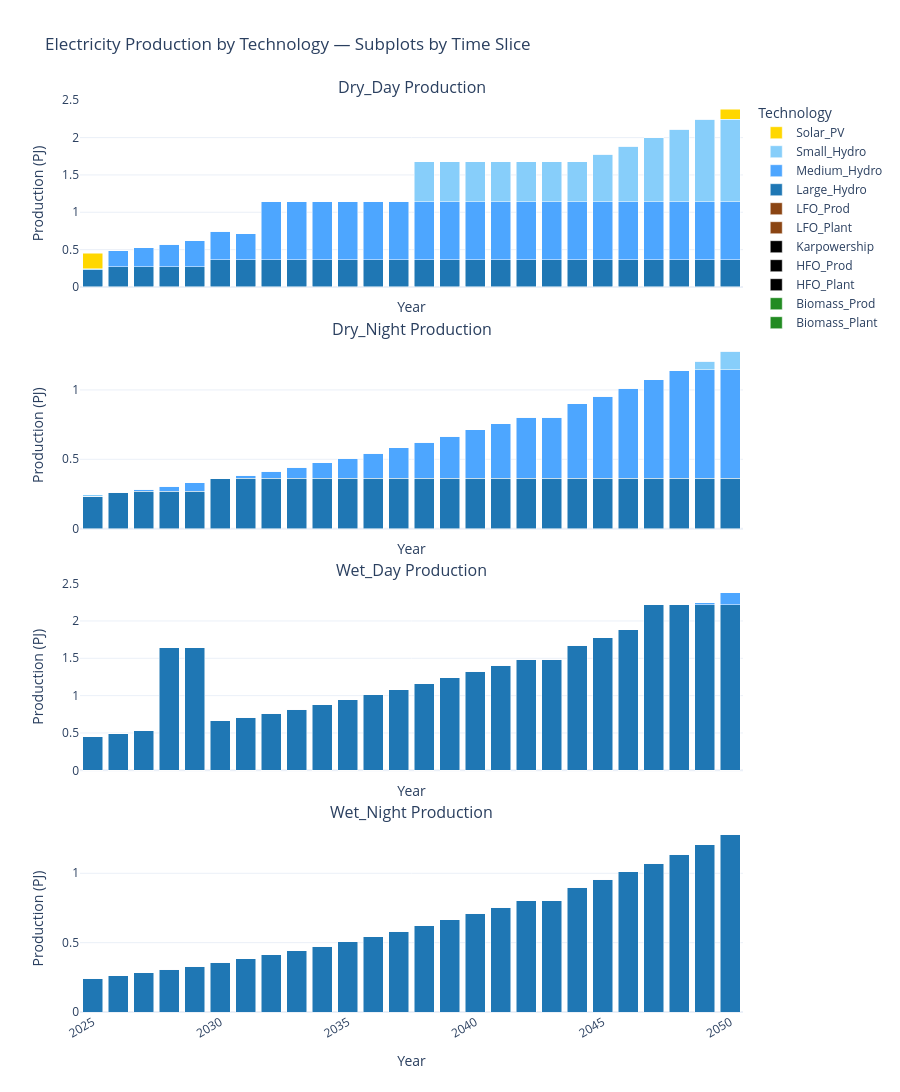

Source (notebook cell):
### Markdown cell above
### Seasonality Analysis

### Code cell
import pandas as pd
import plotly.graph_objects as go
from plotly.subplots import make_subplots
from pathlib import Path

# === Load tech color map ===
with open("tech_colors.json") as f:
    tech_colors = json.load(f)

# === Load production by timeslice data ===
df = pd.read_csv(res_dir / "ProductionByTechnology.csv")

# Rename for clarity
df.rename(columns={
    "t": "TECHNOLOGY",
    "l": "TIMESLICE",
    "f": "FUEL",
    "y": "YEAR",
    "ProductionByTechnology": "VALUE"
}, inplace=True)

# Filter only electricity outputs
df = df[df["FUEL"] == "Electricity"]

# === Get list of timeslices and setup subplot grid ===
timeslices = sorted(df["TIMESLICE"].unique())
n_slices = len(timeslices)

fig = make_subplots(
    rows=n_slices, cols=1,
    shared_xaxes=True,
    subplot_titles=[f"{ts} Production" for ts in timeslices],
    vertical_spacing=0.06
)

# === Loop through timeslices and technologies ===
for i, ts in enumerate(timeslices):
    df_slice = df[df["TIMESLICE"] == ts]
    pivot = df_slice.pivot_table(index="YEAR", columns="TECHNOLOGY", values="VALUE", aggfunc="sum")

    for tech in pivot.columns:
        fig.add_trace(
            go.Bar(
                x=pivot.index,
                y=pivot[tech].fillna(0),
                name=tech,
                marker=dict(color=tech_colors.get(tech, "#D3D3D3")),
                hovertemplate=f"{tech}<br>Year: %{{x}}<br>Production: %{{y:.2f}} PJ",
                showlegend=(i == 0)  # Show tech once in legend
            ),
            row=i+1, col=1
        )

# === Layout styling ===
fig.update_layout(
    title="Electricity Production by Technology — Subplots by Time Slice",
    height=350 * n_slices,
    barmode="stack",
    template="plotly_white",
    legend_title="Technology",
    hovermode="x unified",
    showlegend=True
)

fig.update_xaxes(title_text="Year", tickangle=-30)
fig.update_yaxes(title_text="Production (PJ)")

fig.show()

### Figure 1 — Plotly figure (JSON) as saved in the notebook; plotly's stock layout.template omitted (floating-point values rounded to 4 significant figures)
{"data": [{"hovertemplate": "Biomass_Plant<br>Year: %{x}<br>Production: %{y:.2f} PJ", "marker": {"color": "#228B22"}, "name": "Biomass_Plant", "showlegend": true, "type": "bar", "x": [2025, 2026, 2027, 2028, 2029, 2030, 2031, 2032, 2033, 2034, 2035, 2036, 2037, 2038, 2039, 2040, 2041, 2042, 2043, 2044, 2045, 2046, 2047, 2048, 2049, 2050], "xaxis": "x", "y": [0.0, 0.0, 0.0, 0.0, 0.0, 0.0, 0.0, 0.0, 0.0, 0.0, 0.0, 0.0, 0.0, 0.0, 0.0, 0.0, 0.0, 0.0, 0.0, 0.0, 0.0, 0.0, 0.0, 0.0, 0.0, 0.0], "yaxis": "y"}, {"hovertemplate": "Biomass_Prod<br>Year: %{x}<br>Production: %{y:.2f} PJ", "marker": {"color": "#228B22"}, "name": "Biomass_Prod", "showlegend": true, "type": "bar", "x": [2025, 2026, 2027, 2028, 2029, 2030, 2031, 2032, 2033, 2034, 2035, 2036, 2037, 2038, 2039, 2040, 2041, 2042, 2043, 2044, 2045, 2046, 2047, 2048, 2049, 2050], "xaxis": "x", "y": [0.0, 0.0, 0.0, 0.0, 0.0, 0.0, 0.0, 0.0, 0.0, 0.0, 0.0, 0.0, 0.0, 0.0, 0.0, 0.0, 0.0, 0.0, 0.0, 0.0, 0.0, 0.0, 0.0, 0.0, 0.0, 0.0], "yaxis": "y"}, {"hovertemplate": "HFO_Plant<br>Year: %{x}<br>Production: %{y:.2f} PJ", "marker": {"color": "#000000"}, "name": "HFO_Plant", "showlegend": true, "type": "bar", "x": [2025, 2026, 2027, 2028, 2029, 2030, 2031, 2032, 2033, 2034, 2035, 2036, 2037, 2038, 2039, 2040, 2041, 2042, 2043, 2044, 2045, 2046, 2047, 2048, 2049, 2050], "xaxis": "x", "y": [0.0, 0.0, 0.0, 0.0, 0.0, 0.0, 0.0, 0.0, 0.0, 0.0, 0.0, 0.0, 0.0, 0.0, 0.0, 0.0, 0.0, 0.0, 0.0, 0.0, 0.0, 0.0, 0.0, 0.0, 0.0, 0.0], "yaxis": "y"}, {"hovertemplate": "HFO_Prod<br>Year: %{x}<br>Production: %{y:.2f} PJ", "marker": {"color": "#000000"}, "name": "HFO_Prod", "showlegend": true, "type": "bar", "x": [2025, 2026, 2027, 2028, 2029, 2030, 2031, 2032, 2033, 2034, 2035, 2036, 2037, 2038, 2039, 2040, 2041, 2042, 2043, 2044, 2045, 2046, 2047, 2048, 2049, 2050], "xaxis": "x", "y": [0.0, 0.0, 0.0, 0.0, 0.0, 0.0, 0.0, 0.0, 0.0, 0.0, 0.0, 0.0, 0.0, 0.0, 0.0, 0.0, 0.0, 0.0, 0.0, 0.0, 0.0, 0.0, 0.0, 0.0, 0.0, 0.0], "yaxis": "y"}, {"hovertemplate": "Karpowership<br>Year: %{x}<br>Production: %{y:.2f} PJ", "marker": {"color": "#000000"}, "name": "Karpowership", "showlegend": true, "type": "bar", "x": [2025, 2026, 2027, 2028, 2029, 2030, 2031, 2032, 2033, 2034, 2035, 2036, 2037, 2038, 2039, 2040, 2041, 2042, 2043, 2044, 2045, 2046, 2047, 2048, 2049, 2050], "xaxis": "x", "y": [0.0, 0.0, 0.0, 0.0, 0.0, 0.0, 0.0, 0.0, 0.0, 0.0, 0.0, 0.0, 0.0, 0.0, 0.0, 0.0, 0.0, 0.0, 0.0, 0.0, 0.0, 0.0, 0.0, 0.0, 0.0, 0.0], "yaxis": "y"}, {"hovertemplate": "LFO_Plant<br>Year: %{x}<br>Production: %{y:.2f} PJ", "marker": {"color": "#8B4513"}, "name": "LFO_Plant", "showlegend": true, "type": "bar", "x": [2025, 2026, 2027, 2028, 2029, 2030, 2031, 2032, 2033, 2034, 2035, 2036, 2037, 2038, 2039, 2040, 2041, 2042, 2043, 2044, 2045, 2046, 2047, 2048, 2049, 2050], "xaxis": "x", "y": [0.0, 0.0, 0.0, 0.0, 0.0, 0.0, 0.0, 0.0, 0.0, 0.0, 0.0, 0.0, 0.0, 0.0, 0.0, 0.0, 0.0, 0.0, 0.0, 0.0, 0.0, 0.0, 0.0, 0.0, 0.0, 0.0], "yaxis": "y"}, {"hovertemplate": "LFO_Prod<br>Year: %{x}<br>Production: %{y:.2f} PJ", "marker": {"color": "#8B4513"}, "name": "LFO_Prod", "showlegend": true, "type": "bar", "x": [2025, 2026, 2027, 2028, 2029, 2030, 2031, 2032, 2033, 2034, 2035, 2036, 2037, 2038, 2039, 2040, 2041, 2042, 2043, 2044, 2045, 2046, 2047, 2048, 2049, 2050], "xaxis": "x", "y": [0.0, 0.0, 0.0, 0.0, 0.0, 0.0, 0.0, 0.0, 0.0, 0.0, 0.0, 0.0, 0.0, 0.0, 0.0, 0.0, 0.0, 0.0, 0.0, 0.0, 0.0, 0.0, 0.0, 0.0, 0.0, 0.0], "yaxis": "y"}, {"hovertemplate": "Large_Hydro<br>Year: %{x}<br>Production: %{y:.2f} PJ", "marker": {"color": "#1f77b4"}, "name": "Large_Hydro", "showlegend": true, "type": "bar", "x": [2025, 2026, 2027, 2028, 2029, 2030, 2031, 2032, 2033, 2034, 2035, 2036, 2037, 2038, 2039, 2040, 2041, 2042, 2043, 2044, 2045, 2046, 2047, 2048, 2049, 2050], "xaxis": "x", "y": [0.2331, 0.2688, 0.2688, 0.2688, 0.2688, 0.3635, 0.3635, 0.3635, 0.3635, 0.3635, 0.3635, 0.3635, 0.3635, 0.3635, 0.3635, 0.3635, 0.3635, 0.3635, 0.3635, 0.3635, 0.3635, 0.3635, 0.3635, 0.3635, 0.3635, 0.3635], "yaxis": "y"}, {"hovertemplate": "Medium_Hydro<br>Year: %{x}<br>Production: %{y:.2f} PJ", "marker": {"color": "#4da6ff"}, "name": "Medium_Hydro", "showlegend": true, "type": "bar", "x": [2025, 2026, 2027, 2028, 2029, 2030, 2031, 2032, 2033, 2034, 2035, 2036, 2037, 2038, 2039, 2040, 2041, 2042, 2043, 2044, 2045, 2046, 2047, 2048, 2049, 2050], "xaxis": "x", "y": [0.0, 0.2193, 0.2586, 0.3012, 0.347, 0.3849, 0.3502, 0.7805, 0.7805, 0.7805, 0.7805, 0.7805, 0.7805, 0.7805, 0.7805, 0.7805, 0.7805, 0.7805, 0.7805, 0.7805, 0.7805, 0.7805, 0.7805, 0.7805, 0.7805, 0.7805], "yaxis": "y"}, {"hovertemplate": "Small_Hydro<br>Year: %{x}<br>Production: %{y:.2f} PJ", "marker": {"color": "#87CEFA"}, "name": "Small_Hydro", "showlegend": true, "type": "bar", "x": [2025, 2026, 2027, 2028, 2029, 2030, 2031, 2032, 2033, 2034, 2035, 2036, 2037, 2038, 2039, 2040, 2041, 2042, 2043, 2044, 2045, 2046, 2047, 2048, 2049, 2050], "xaxis": "x", "y": [0.009784, 0.0, 0.0, 0.0, 0.0, 0.0, 0.0, 0.0, 0.0, 0.0, 0.0, 0.0, 0.0, 0.5295, 0.5295, 0.5295, 0.5295, 0.5295, 0.5295, 0.5295, 0.6302, 0.7371, 0.8506, 0.9708, 1.099, 1.099], "yaxis": "y"}, {"hovertemplate": "Solar_PV<br>Year: %{x}<br>Production: %{y:.2f} PJ", "marker": {"color": "#FFD700"}, "name": "Solar_PV", "showlegend": true, "type": "bar", "x": [2025, 2026, 2027, 2028, 2029, 2030, 2031, 2032, 2033, 2034, 2035, 2036, 2037, 2038, 2039, 2040, 2041, 2042, 2043, 2044, 2045, 2046, 2047, 2048, 2049, 2050], "xaxis": "x", "y": [0.2082, 0.0, 0.0, 0.0, 0.0, 0.0, 0.0, 0.0, 0.0, 0.0, 0.0, 0.0, 0.0, 0.0, 0.0, 0.0, 0.0, 0.0, 0.0, 0.0, 0.0, 0.0, 0.0, 0.0, 0.0, 0.1355], "yaxis": "y"}, {"hovertemplate": "Biomass_Plant<br>Year: %{x}<br>Production: %{y:.2f} PJ", "marker": {"color": "#228B22"}, "name": "Biomass_Plant", "showlegend": false, "type": "bar", "x": [2025, 2026, 2027, 2028, 2029, 2030, 2031, 2032, 2033, 2034, 2035, 2036, 2037, 2038, 2039, 2040, 2041, 2042, 2043, 2044, 2045, 2046, 2047, 2048, 2049, 2050], "xaxis": "x2", "y": [0.0, 0.0, 0.0, 0.0, 0.0, 0.0, 0.0, 0.0, 0.0, 0.0, 0.0, 0.0, 0.0, 0.0, 0.0, 0.0, 0.0, 0.0, 0.0, 0.0, 0.0, 0.0, 0.0, 0.0, 0.0, 0.0], "yaxis": "y2"}, {"hovertemplate": "Biomass_Prod<br>Year: %{x}<br>Production: %{y:.2f} PJ", "marker": {"color": "#228B22"}, "name": "Biomass_Prod", "showlegend": false, "type": "bar", "x": [2025, 2026, 2027, 2028, 2029, 2030, 2031, 2032, 2033, 2034, 2035, 2036, 2037, 2038, 2039, 2040, 2041, 2042, 2043, 2044, 2045, 2046, 2047, 2048, 2049, 2050], "xaxis": "x2", "y": [0.0, 0.0, 0.0, 0.0, 0.0, 0.0, 0.0, 0.0, 0.0, 0.0, 0.0, 0.0, 0.0, 0.0, 0.0, 0.0, 0.0, 0.0, 0.0, 0.0, 0.0, 0.0, 0.0, 0.0, 0.0, 0.0], "yaxis": "y2"}, {"hovertemplate": "HFO_Plant<br>Year: %{x}<br>Production: %{y:.2f} PJ", "marker": {"color": "#000000"}, "name": "HFO_Plant", "showlegend": false, "type": "bar", "x": [2025, 2026, 2027, 2028, 2029, 2030, 2031, 2032, 2033, 2034, 2035, 2036, 2037, 2038, 2039, 2040, 2041, 2042, 2043, 2044, 2045, 2046, 2047, 2048, 2049, 2050], "xaxis": "x2", "y": [0.0, 0.0, 0.0, 0.0, 0.0, 0.0, 0.0, 0.0, 0.0, 0.0, 0.0, 0.0, 0.0, 0.0, 0.0, 0.0, 0.0, 0.0, 0.0, 0.0, 0.0, 0.0, 0.0, 0.0, 0.0, 0.0], "yaxis": "y2"}, {"hovertemplate": "HFO_Prod<br>Year: %{x}<br>Production: %{y:.2f} PJ", "marker": {"color": "#000000"}, "name": "HFO_Prod", "showlegend": false, "type": "bar", "x": [2025, 2026, 2027, 2028, 2029, 2030, 2031, 2032, 2033, 2034, 2035, 2036, 2037, 2038, 2039, 2040, 2041, 2042, 2043, 2044, 2045, 2046, 2047, 2048, 2049, 2050], "xaxis": "x2", "y": [0.0, 0.0, 0.0, 0.0, 0.0, 0.0, 0.0, 0.0, 0.0, 0.0, 0.0, 0.0, 0.0, 0.0, 0.0, 0.0, 0.0, 0.0, 0.0, 0.0, 0.0, 0.0, 0.0, 0.0, 0.0, 0.0], "yaxis": "y2"}, {"hovertemplate": "Karpowership<br>Year: %{x}<br>Production: %{y:.2f} PJ", "marker": {"color": "#000000"}, "name": "Karpowership", "showlegend": false, "type": "bar", "x": [2025, 2026, 2027, 2028, 2029, 2030, 2031, 2032, 2033, 2034, 2035, 2036, 2037, 2038, 2039, 2040, 2041, 2042, 2043, 2044, 2045, 2046, 2047, 2048, 2049, 2050], "xaxis": "x2", "y": [0.0, 0.0, 0.0, 0.0, 0.0, 0.0, 0.0, 0.0, 0.0, 0.0, 0.0, 0.0, 0.0, 0.0, 0.0, 0.0, 0.0, 0.0, 0.0, 0.0, 0.0, 0.0, 0.0, 0.0, 0.0, 0.0], "yaxis": "y2"}, {"hovertemplate": "LFO_Plant<br>Year: %{x}<br>Production: %{y:.2f} PJ", "marker": {"color": "#8B4513"}, "name": "LFO_Plant", "showlegend": false, "type": "bar", "x": [2025, 2026, 2027, 2028, 2029, 2030, 2031, 2032, 2033, 2034, 2035, 2036, 2037, 2038, 2039, 2040, 2041, 2042, 2043, 2044, 2045, 2046, 2047, 2048, 2049, 2050], "xaxis": "x2", "y": [0.0, 0.0, 0.0, 0.0, 0.0, 0.0, 0.0, 0.0, 0.0, 0.0, 0.0, 0.0, 0.0, 0.0, 0.0, 0.0, 0.0, 0.0, 0.0, 0.0, 0.0, 0.0, 0.0, 0.0, 0.0, 0.0], "yaxis": "y2"}, {"hovertemplate": "LFO_Prod<br>Year: %{x}<br>Production: %{y:.2f} PJ", "marker": {"color": "#8B4513"}, "name": "LFO_Prod", "showlegend": false, "type": "bar", "x": [2025, 2026, 2027, 2028, 2029, 2030, 2031, 2032, 2033, 2034, 2035, 2036, 2037, 2038, 2039, 2040, 2041, 2042, 2043, 2044, 2045, 2046, 2047, 2048, 2049, 2050], "xaxis": "x2", "y": [0.0, 0.0, 0.0, 0.0, 0.0, 0.0, 0.0, 0.0, 0.0, 0.0, 0.0, 0.0, 0.0, 0.0, 0.0, 0.0, 0.0, 0.0, 0.0, 0.0, 0.0, 0.0, 0.0, 0.0, 0.0, 0.0], "yaxis": "y2"}, {"hovertemplate": "Large_Hydro<br>Year: %{x}<br>Production: %{y:.2f} PJ", "marker": {"color": "#1f77b4"}, "name": "Large_Hydro", "showlegend": false, "type": "bar", "x": [2025, 2026, 2027, 2028, 2029, 2030, 2031, 2032, 2033, 2034, 2035, 2036, 2037, 2038, 2039, 2040, 2041, 2042, 2043, 2044, 2045, 2046, 2047, 2048, 2049, 2050], "xaxis": "x2", "y": [0.2331, 0.2628, 0.2688, 0.2688, 0.2688, 0.3582, 0.3635, 0.3635, 0.3635, 0.3635, 0.3635, 0.3635, 0.3635, 0.3635, 0.3635, 0.3635, 0.3635, 0.3635, 0.3635, 0.3635, 0.3635, 0.3635, 0.3635, 0.3635, 0.3635, 0.3635], "yaxis": "y2"}, {"hovertemplate": "Medium_Hydro<br>Year: %{x}<br>Production: %{y:.2f} PJ", "marker": {"color": "#4da6ff"}, "name": "Medium_Hydro", "showlegend": false, "type": "bar", "x": [2025, 2026, 2027, 2028, 2029, 2030, 2031, 2032, 2033, 2034, 2035, 2036, 2037, 2038, 2039, 2040, 2041, 2042, 2043, 2044, 2045, 2046, 2047, 2048, 2049, 2050], "xaxis": "x2", "y": [0.0, 0.0, 0.01518, 0.03811, 0.06278, 0.0, 0.02085, 0.04867, 0.07842, 0.1101, 0.1439, 0.1799, 0.2182, 0.2594, 0.3029, 0.3495, 0.3925, 0.438, 0.4391, 0.5376, 0.5919, 0.6494, 0.7105, 0.7753, 0.7805, 0.7805], "yaxis": "y2"}, {"hovertemplate": "Small_Hydro<br>Year: %{x}<br>Production: %{y:.2f} PJ", "marker": {"color": "#87CEFA"}, "name": "Small_Hydro", "showlegend": false, "type": "bar", "x": [2025, 2026, 2027, 2028, 2029, 2030, 2031, 2032, 2033, 2034, 2035, 2036, 2037, 2038, 2039, 2040, 2041, 2042, 2043, 2044, 2045, 2046, 2047, 2048, 2049, 2050], "xaxis": "x2", "y": [0.009784, 0.0, 0.0, 0.0, 0.0, 0.0, 0.0, 0.0, 0.0, 0.0, 0.0, 0.0, 0.0, 0.0, 0.0, 0.0, 0.0, 0.0, 0.0, 0.0, 0.0, 0.0, 0.0, 0.0, 0.06353, 0.1365], "yaxis": "y2"}, {"hovertemplate": "Solar_PV<br>Year: %{x}<br>Production: %{y:.2f} PJ", "marker": {"color": "#FFD700"}, "name": "Solar_PV", "showlegend": false, "type": "bar", "x": [2025, 2026, 2027, 2028, 2029, 2030, 2031, 2032, 2033, 2034, 2035, 2036, 2037, 2038, 2039, 2040, 2041, 2042, 2043, 2044, 2045, 2046, 2047, 2048, 2049, 2050], "xaxis": "x2", "y": [0.0, 0.0, 0.0, 0.0, 0.0, 0.0, 0.0, 0.0, 0.0, 0.0, 0.0, 0.0, 0.0, 0.0, 0.0, 0.0, 0.0, 0.0, 0.0, 0.0, 0.0, 0.0, 0.0, 0.0, 0.0, 0.0], "yaxis": "y2"}, {"hovertemplate": "Biomass_Plant<br>Year: %{x}<br>Production: %{y:.2f} PJ", "marker": {"color": "#228B22"}, "name": "Biomass_Plant", "showlegend": false, "type": "bar", "x": [2025, 2026, 2027, 2028, 2029, 2030, 2031, 2032, 2033, 2034, 2035, 2036, 2037, 2038, 2039, 2040, 2041, 2042, 2043, 2044, 2045, 2046, 2047, 2048, 2049, 2050], "xaxis": "x3", "y": [0.0, 0.0, 0.0, 0.0, 0.0, 0.0, 0.0, 0.0, 0.0, 0.0, 0.0, 0.0, 0.0, 0.0, 0.0, 0.0, 0.0, 0.0, 0.0, 0.0, 0.0, 0.0, 0.0, 0.0, 0.0, 0.0], "yaxis": "y3"}, {"hovertemplate": "Biomass_Prod<br>Year: %{x}<br>Production: %{y:.2f} PJ", "marker": {"color": "#228B22"}, "name": "Biomass_Prod", "showlegend": false, "type": "bar", "x": [2025, 2026, 2027, 2028, 2029, 2030, 2031, 2032, 2033, 2034, 2035, 2036, 2037, 2038, 2039, 2040, 2041, 2042, 2043, 2044, 2045, 2046, 2047, 2048, 2049, 2050], "xaxis": "x3", "y": [0.0, 0.0, 0.0, 0.0, 0.0, 0.0, 0.0, 0.0, 0.0, 0.0, 0.0, 0.0, 0.0, 0.0, 0.0, 0.0, 0.0, 0.0, 0.0, 0.0, 0.0, 0.0, 0.0, 0.0, 0.0, 0.0], "yaxis": "y3"}, {"hovertemplate": "HFO_Plant<br>Year: %{x}<br>Production: %{y:.2f} PJ", "marker": {"color": "#000000"}, "name": "HFO_Plant", "showlegend": false, "type": "bar", "x": [2025, 2026, 2027, 2028, 2029, 2030, 2031, 2032, 2033, 2034, 2035, 2036, 2037, 2038, 2039, 2040, 2041, 2042, 2043, 2044, 2045, 2046, 2047, 2048, 2049, 2050], "xaxis": "x3", "y": [0.0, 0.0, 0.0, 0.0, 0.0, 0.0, 0.0, 0.0, 0.0, 0.0, 0.0, 0.0, 0.0, 0.0, 0.0, 0.0, 0.0, 0.0, 0.0, 0.0, 0.0, 0.0, 0.0, 0.0, 0.0, 0.0], "yaxis": "y3"}, {"hovertemplate": "HFO_Prod<br>Year: %{x}<br>Production: %{y:.2f} PJ", "marker": {"color": "#000000"}, "name": "HFO_Prod", "showlegend": false, "type": "bar", "x": [2025, 2026, 2027, 2028, 2029, 2030, 2031, 2032, 2033, 2034, 2035, 2036, 2037, 2038, 2039, 2040, 2041, 2042, 2043, 2044, 2045, 2046, 2047, 2048, 2049, 2050], "xaxis": "x3", "y": [0.0, 0.0, 0.0, 0.0, 0.0, 0.0, 0.0, 0.0, 0.0, 0.0, 0.0, 0.0, 0.0, 0.0, 0.0, 0.0, 0.0, 0.0, 0.0, 0.0, 0.0, 0.0, 0.0, 0.0, 0.0, 0.0], "yaxis": "y3"}, {"hovertemplate": "Karpowership<br>Year: %{x}<br>Production: %{y:.2f} PJ", "marker": {"color": "#000000"}, "name": "Karpowership", "showlegend": false, "type": "bar", "x": [2025, 2026, 2027, 2028, 2029, 2030, 2031, 2032, 2033, 2034, 2035, 2036, 2037, 2038, 2039, 2040, 2041, 2042, 2043, 2044, 2045, 2046, 2047, 2048, 2049, 2050], "xaxis": "x3", "y": [0.0, 0.0, 0.0, 0.0, 0.0, 0.0, 0.0, 0.0, 0.0, 0.0, 0.0, 0.0, 0.0, 0.0, 0.0, 0.0, 0.0, 0.0, 0.0, 0.0, 0.0, 0.0, 0.0, 0.0, 0.0, 0.0], "yaxis": "y3"}, {"hovertemplate": "LFO_Plant<br>Year: %{x}<br>Production: %{y:.2f} PJ", "marker": {"color": "#8B4513"}, "name": "LFO_Plant", "showlegend": false, "type": "bar", "x": [2025, 2026, 2027, 2028, 2029, 2030, 2031, 2032, 2033, 2034, 2035, 2036, 2037, 2038, 2039, 2040, 2041, 2042, 2043, 2044, 2045, 2046, 2047, 2048, 2049, 2050], "xaxis": "x3", "y": [0.0, 0.0, 0.0, 0.0, 0.0, 0.0, 0.0, 0.0, 0.0, 0.0, 0.0, 0.0, 0.0, 0.0, 0.0, 0.0, 0.0, 0.0, 0.0, 0.0, 0.0, 0.0, 0.0, 0.0, 0.0, 0.0], "yaxis": "y3"}, {"hovertemplate": "LFO_Prod<br>Year: %{x}<br>Production: %{y:.2f} PJ", "marker": {"color": "#8B4513"}, "name": "LFO_Prod", "showlegend": false, "type": "bar", "x": [2025, 2026, 2027, 2028, 2029, 2030, 2031, 2032, 2033, 2034, 2035, 2036, 2037, 2038, 2039, 2040, 2041, 2042, 2043, 2044, 2045, 2046, 2047, 2048, 2049, 2050], "xaxis": "x3", "y": [0.0, 0.0, 0.0, 0.0, 0.0, 0.0, 0.0, 0.0, 0.0, 0.0, 0.0, 0.0, 0.0, 0.0, 0.0, 0.0, 0.0, 0.0, 0.0, 0.0, 0.0, 0.0, 0.0, 0.0, 0.0, 0.0], "yaxis": "y3"}, {"hovertemplate": "Large_Hydro<br>Year: %{x}<br>Production: %{y:.2f} PJ", "marker": {"color": "#1f77b4"}, "name": "Large_Hydro", "showlegend": false, "type": "bar", "x": [2025, 2026, 2027, 2028, 2029, 2030, 2031, 2032, 2033, 2034, 2035, 2036, 2037, 2038, 2039, 2040, 2041, 2042, 2043, 2044, 2045, 2046, 2047, 2048, 2049, 2050], "xaxis": "x3", "y": [0.4511, 0.4881, 0.5275, 1.64, 1.64, 0.6653, 0.7137, 0.7654, 0.8206, 0.8794, 0.9422, 1.009, 1.08, 1.157, 1.238, 1.324, 1.404, 1.488, 1.49, 1.673, 1.774, 1.881, 2.217, 2.217, 2.217, 2.217], "yaxis": "y3"}, {"hovertemplate": "Medium_Hydro<br>Year: %{x}<br>Production: %{y:.2f} PJ", "marker": {"color": "#4da6ff"}, "name": "Medium_Hydro", "showlegend": false, "type": "bar", "x": [2025, 2026, 2027, 2028, 2029, 2030, 2031, 2032, 2033, 2034, 2035, 2036, 2037, 2038, 2039, 2040, 2041, 2042, 2043, 2044, 2045, 2046, 2047, 2048, 2049, 2050], "xaxis": "x3", "y": [0.0, 0.0, 0.0, 0.0, 0.0, 0.0, 0.0, 0.0, 0.0, 0.0, 0.0, 0.0, 0.0, 0.0, 0.0, 0.0, 0.0, 0.0, 0.0, 0.0, 0.0, 0.0, 0.0, 0.0, 0.02544, 0.161], "yaxis": "y3"}, {"hovertemplate": "Small_Hydro<br>Year: %{x}<br>Production: %{y:.2f} PJ", "marker": {"color": "#87CEFA"}, "name": "Small_Hydro", "showlegend": false, "type": "bar", "x": [2025, 2026, 2027, 2028, 2029, 2030, 2031, 2032, 2033, 2034, 2035, 2036, 2037, 2038, 2039, 2040, 2041, 2042, 2043, 2044, 2045, 2046, 2047, 2048, 2049, 2050], "xaxis": "x3", "y": [0.0, 0.0, 0.0, 0.0, 0.0, 0.0, 0.0, 0.0, 0.0, 0.0, 0.0, 0.0, 0.0, 0.0, 0.0, 0.0, 0.0, 0.0, 0.0, 0.0, 0.0, 0.0, 0.0, 0.0, 0.0, 0.0], "yaxis": "y3"}, {"hovertemplate": "Solar_PV<br>Year: %{x}<br>Production: %{y:.2f} PJ", "marker": {"color": "#FFD700"}, "name": "Solar_PV", "showlegend": false, "type": "bar", "x": [2025, 2026, 2027, 2028, 2029, 2030, 2031, 2032, 2033, 2034, 2035, 2036, 2037, 2038, 2039, 2040, 2041, 2042, 2043, 2044, 2045, 2046, 2047, 2048, 2049, 2050], "xaxis": "x3", "y": [0.0, 0.0, 0.0, 0.0, 0.0, 0.0, 0.0, 0.0, 0.0, 0.0, 0.0, 0.0, 0.0, 0.0, 0.0, 0.0, 0.0, 0.0, 0.0, 0.0, 0.0, 0.0, 0.0, 0.0, 0.0, 0.0], "yaxis": "y3"}, {"hovertemplate": "Biomass_Plant<br>Year: %{x}<br>Production: %{y:.2f} PJ", "marker": {"color": "#228B22"}, "name": "Biomass_Plant", "showlegend": false, "type": "bar", "x": [2025, 2026, 2027, 2028, 2029, 2030, 2031, 2032, 2033, 2034, 2035, 2036, 2037, 2038, 2039, 2040, 2041, 2042, 2043, 2044, 2045, 2046, 2047, 2048, 2049, 2050], "xaxis": "x4", "y": [0.0, 0.0, 0.0, 0.0, 0.0, 0.0, 0.0, 0.0, 0.0, 0.0, 0.0, 0.0, 0.0, 0.0, 0.0, 0.0, 0.0, 0.0, 0.0, 0.0, 0.0, 0.0, 0.0, 0.0, 0.0, 0.0], "yaxis": "y4"}, {"hovertemplate": "Biomass_Prod<br>Year: %{x}<br>Production: %{y:.2f} PJ", "marker": {"color": "#228B22"}, "name": "Biomass_Prod", "showlegend": false, "type": "bar", "x": [2025, 2026, 2027, 2028, 2029, 2030, 2031, 2032, 2033, 2034, 2035, 2036, 2037, 2038, 2039, 2040, 2041, 2042, 2043, 2044, 2045, 2046, 2047, 2048, 2049, 2050], "xaxis": "x4", "y": [0.0, 0.0, 0.0, 0.0, 0.0, 0.0, 0.0, 0.0, 0.0, 0.0, 0.0, 0.0, 0.0, 0.0, 0.0, 0.0, 0.0, 0.0, 0.0, 0.0, 0.0, 0.0, 0.0, 0.0, 0.0, 0.0], "yaxis": "y4"}, {"hovertemplate": "HFO_Plant<br>Year: %{x}<br>Production: %{y:.2f} PJ", "marker": {"color": "#000000"}, "name": "HFO_Plant", "showlegend": false, "type": "bar", "x": [2025, 2026, 2027, 2028, 2029, 2030, 2031, 2032, 2033, 2034, 2035, 2036, 2037, 2038, 2039, 2040, 2041, 2042, 2043, 2044, 2045, 2046, 2047, 2048, 2049, 2050], "xaxis": "x4", "y": [0.0, 0.0, 0.0, 0.0, 0.0, 0.0, 0.0, 0.0, 0.0, 0.0, 0.0, 0.0, 0.0, 0.0, 0.0, 0.0, 0.0, 0.0, 0.0, 0.0, 0.0, 0.0, 0.0, 0.0, 0.0, 0.0], "yaxis": "y4"}, {"hovertemplate": "HFO_Prod<br>Year: %{x}<br>Production: %{y:.2f} PJ", "marker": {"color": "#000000"}, "name": "HFO_Prod", "showlegend": false, "type": "bar", "x": [2025, 2026, 2027, 2028, 2029, 2030, 2031, 2032, 2033, 2034, 2035, 2036, 2037, 2038, 2039, 2040, 2041, 2042, 2043, 2044, 2045, 2046, 2047, 2048, 2049, 2050], "xaxis": "x4", "y": [0.0, 0.0, 0.0, 0.0, 0.0, 0.0, 0.0, 0.0, 0.0, 0.0, 0.0, 0.0, 0.0, 0.0, 0.0, 0.0, 0.0, 0.0, 0.0, 0.0, 0.0, 0.0, 0.0, 0.0, 0.0, 0.0], "yaxis": "y4"}, {"hovertemplate": "Karpowership<br>Year: %{x}<br>Production: %{y:.2f} PJ", "marker": {"color": "#000000"}, "name": "Karpowership", "showlegend": false, "type": "bar", "x": [2025, 2026, 2027, 2028, 2029, 2030, 2031, 2032, 2033, 2034, 2035, 2036, 2037, 2038, 2039, 2040, 2041, 2042, 2043, 2044, 2045, 2046, 2047, 2048, 2049, 2050], "xaxis": "x4", "y": [0.0, 0.0, 0.0, 0.0, 0.0, 0.0, 0.0, 0.0, 0.0, 0.0, 0.0, 0.0, 0.0, 0.0, 0.0, 0.0, 0.0, 0.0, 0.0, 0.0, 0.0, 0.0, 0.0, 0.0, 0.0, 0.0], "yaxis": "y4"}, {"hovertemplate": "LFO_Plant<br>Year: %{x}<br>Production: %{y:.2f} PJ", "marker": {"color": "#8B4513"}, "name": "LFO_Plant", "showlegend": false, "type": "bar", "x": [2025, 2026, 2027, 2028, 2029, 2030, 2031, 2032, 2033, 2034, 2035, 2036, 2037, 2038, 2039, 2040, 2041, 2042, 2043, 2044, 2045, 2046, 2047, 2048, 2049, 2050], "xaxis": "x4", "y": [0.0, 0.0, 0.0, 0.0, 0.0, 0.0, 0.0, 0.0, 0.0, 0.0, 0.0, 0.0, 0.0, 0.0, 0.0, 0.0, 0.0, 0.0, 0.0, 0.0, 0.0, 0.0, 0.0, 0.0, 0.0, 0.0], "yaxis": "y4"}, {"hovertemplate": "LFO_Prod<br>Year: %{x}<br>Production: %{y:.2f} PJ", "marker": {"color": "#8B4513"}, "name": "LFO_Prod", "showlegend": false, "type": "bar", "x": [2025, 2026, 2027, 2028, 2029, 2030, 2031, 2032, 2033, 2034, 2035, 2036, 2037, 2038, 2039, 2040, 2041, 2042, 2043, 2044, 2045, 2046, 2047, 2048, 2049, 2050], "xaxis": "x4", "y": [0.0, 0.0, 0.0, 0.0, 0.0, 0.0, 0.0, 0.0, 0.0, 0.0, 0.0, 0.0, 0.0, 0.0, 0.0, 0.0, 0.0, 0.0, 0.0, 0.0, 0.0, 0.0, 0.0, 0.0, 0.0, 0.0], "yaxis": "y4"}, {"hovertemplate": "Large_Hydro<br>Year: %{x}<br>Production: %{y:.2f} PJ", "marker": {"color": "#1f77b4"}, "name": "Large_Hydro", "showlegend": false, "type": "bar", "x": [2025, 2026, 2027, 2028, 2029, 2030, 2031, 2032, 2033, 2034, 2035, 2036, 2037, 2038, 2039, 2040, 2041, 2042, 2043, 2044, 2045, 2046, 2047, 2048, 2049, 2050], "xaxis": "x4", "y": [0.2429, 0.2628, 0.284, 0.307, 0.3316, 0.3582, 0.3843, 0.4121, 0.4419, 0.4736, 0.5073, 0.5434, 0.5817, 0.6228, 0.6664, 0.7129, 0.756, 0.8015, 0.8025, 0.9011, 0.9553, 1.013, 1.074, 1.139, 1.208, 1.28], "yaxis": "y4"}, {"hovertemplate": "Medium_Hydro<br>Year: %{x}<br>Production: %{y:.2f} PJ", "marker": {"color": "#4da6ff"}, "name": "Medium_Hydro", "showlegend": false, "type": "bar", "x": [2025, 2026, 2027, 2028, 2029, 2030, 2031, 2032, 2033, 2034, 2035, 2036, 2037, 2038, 2039, 2040, 2041, 2042, 2043, 2044, 2045, 2046, 2047, 2048, 2049, 2050], "xaxis": "x4", "y": [0.0, 0.0, 0.0, 0.0, 0.0, 0.0, 0.0, 0.0, 0.0, 0.0, 0.0, 0.0, 0.0, 0.0, 0.0, 0.0, 0.0, 0.0, 0.0, 0.0, 0.0, 0.0, 0.0, 0.0, 0.0, 0.0], "yaxis": "y4"}, {"hovertemplate": "Small_Hydro<br>Year: %{x}<br>Production: %{y:.2f} PJ", "marker": {"color": "#87CEFA"}, "name": "Small_Hydro", "showlegend": false, "type": "bar", "x": [2025, 2026, 2027, 2028, 2029, 2030, 2031, 2032, 2033, 2034, 2035, 2036, 2037, 2038, 2039, 2040, 2041, 2042, 2043, 2044, 2045, 2046, 2047, 2048, 2049, 2050], "xaxis": "x4", "y": [0.0, 0.0, 0.0, 0.0, 0.0, 0.0, 0.0, 0.0, 0.0, 0.0, 0.0, 0.0, 0.0, 0.0, 0.0, 0.0, 0.0, 0.0, 0.0, 0.0, 0.0, 0.0, 0.0, 0.0, 0.0, 0.0], "yaxis": "y4"}, {"hovertemplate": "Solar_PV<br>Year: %{x}<br>Production: %{y:.2f} PJ", "marker": {"color": "#FFD700"}, "name": "Solar_PV", "showlegend": false, "type": "bar", "x": [2025, 2026, 2027, 2028, 2029, 2030, 2031, 2032, 2033, 2034, 2035, 2036, 2037, 2038, 2039, 2040, 2041, 2042, 2043, 2044, 2045, 2046, 2047, 2048, 2049, 2050], "xaxis": "x4", "y": [0.0, 0.0, 0.0, 0.0, 0.0, 0.0, 0.0, 0.0, 0.0, 0.0, 0.0, 0.0, 0.0, 0.0, 0.0, 0.0, 0.0, 0.0, 0.0, 0.0, 0.0, 0.0, 0.0, 0.0, 0.0, 0.0], "yaxis": "y4"}], "layout": {"annotations": [{"font": {"size": 16}, "showarrow": false, "text": "Dry_Day Production", "x": 0.5, "xanchor": "center", "xref": "paper", "y": 1, "yanchor": "bottom", "yref": "paper"}, {"font": {"size": 16}, "showarrow": false, "text": "Dry_Night Production", "x": 0.5, "xanchor": "center", "xref": "paper", "y": 0.735, "yanchor": "bottom", "yref": "paper"}, {"font": {"size": 16}, "showarrow": false, "text": "Wet_Day Production", "x": 0.5, "xanchor": "center", "xref": "paper", "y": 0.47, "yanchor": "bottom", "yref": "paper"}, {"font": {"size": 16}, "showarrow": false, "text": "Wet_Night Production", "x": 0.5, "xanchor": "center", "xref": "paper", "y": 0.205, "yanchor": "bottom", "yref": "paper"}], "barmode": "stack", "height": 1400, "hovermode": "x unified", "legend": {"title": {"text": "Technology"}}, "showlegend": true, "title": {"text": "Electricity Production by Technology — Subplots by Time Slice"}, "xaxis": {"anchor": "y", "domain": [0, 1], "matches": "x4", "showticklabels": false, "tickangle": -30, "title": {"text": "Year"}}, "xaxis2": {"anchor": "y2", "domain": [0, 1], "matches": "x4", "showticklabels": false, "tickangle": -30, "title": {"text": "Year"}}, "xaxis3": {"anchor": "y3", "domain": [0, 1], "matches": "x4", "showticklabels": false, "tickangle": -30, "title": {"text": "Year"}}, "xaxis4": {"anchor": "y4", "domain": [0, 1], "tickangle": -30, "title": {"text": "Year"}}, "yaxis": {"anchor": "x", "domain": [0.795, 1], "title": {"text": "Production (PJ)"}}, "yaxis2": {"anchor": "x2", "domain": [0.53, 0.735], "title": {"text": "Production (PJ)"}}, "yaxis3": {"anchor": "x3", "domain": [0.265, 0.47], "title": {"text": "Production (PJ)"}}, "yaxis4": {"anchor": "x4", "domain": [0, 0.205], "title": {"text": "Production (PJ)"}}}}
